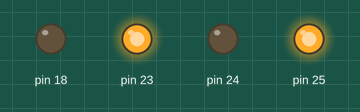
Simulated run of this program. Board: Raspberry Pi (wiringPi pin numbers). Shown: output pins drawn as LEDs (lit = HIGH). Pin numbers are wiringPi numbers. At 24.0 s the program stops and its outputs stay as they are.

Above: at 0.1 s.
At 10.1 s:
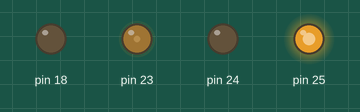
At 14.1 s:
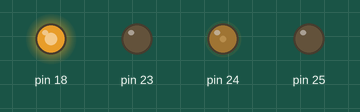
At 15.1 s:
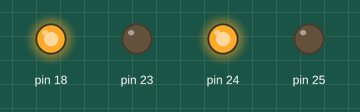
At 20.1 s:
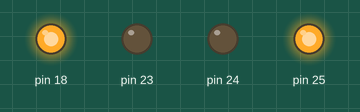
At 24.1 s:
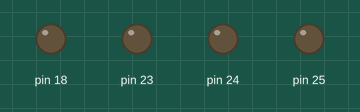
Timing chart, 0 to 25.5 s (numbered marks = the images above):
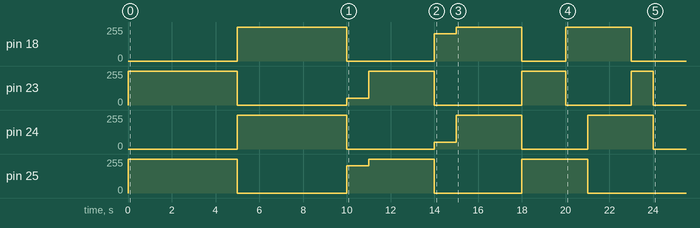

The program:

first_task.py
```python
from motor import Tesla_motor
import wiringpi as wp
from time import sleep

def my():
    wp.wiringPiSetupGpio()
    wp.wiringPiSetup()
    tesla  = Tesla_motor(23,18,25,24)
    tesla.allStop()
    #1
    tesla.forwardDrive()
    sleep(5)
    tesla.allStop()
    #2
    tesla.reverseDrive()
    sleep(5)
    tesla.allStop()
    #3
    tesla.forwardTurnLeft()
    sleep(1)
    tesla.allStop()
    tesla.forwardDrive()
    sleep(3)
    tesla.allStop()
    #4
    tesla.reverseTurnRight()
    sleep(1)
    tesla.allStop()
    tesla.reverseDrive()
    sleep(3)
    tesla.allStop()
    #5
    tesla.forwardDrive()
    sleep(2)
    tesla.allStop()
    tesla.spinLeft()
    sleep(1)
    tesla.allStop()
    #6
    tesla.reverseDrive()
    sleep(2)
    tesla.allStop()
    tesla.SpinRight()
    sleep(1)
    tesla.allStop()

my()
```

motor.py
```python
"""
Muslim Kholjuraev
"""

from gpiozero import PWMOutputDevice
from time import sleep

class Tesla_motor:

    def __init__(self, pin1, pin2, pin3, pin4):

        # Motor A, Left Side GPIO CONSTANTS
        self.PWM_FORWARD_LEFT_PIN = pin1   # IN1 - Forward Drive 18
        self.PWM_REVERSE_LEFT_PIN = pin2   # IN2 - Reverse Drive 23

        # Motor B, Right Side GPIO CONSTANTS
        self.PWM_FORWARD_RIGHT_PIN = pin3  # IN1 - Forward Drive 24
        self.PWM_REVERSE_RIGHT_PIN = pin4  # IN2 - Reverse Drive 25
        self.set_pwm()

    def set_pwm(self):

        # Initialise objects for H-Bridge PWM pins
        # Set initial duty cycle to 0 and frequency to 1000
        self.forwardLeft = PWMOutputDevice(self.PWM_FORWARD_LEFT_PIN, True, 0, 100)
        self.reverseLeft = PWMOutputDevice(self.PWM_REVERSE_LEFT_PIN, True, 0, 100)

        self.forwardRight = PWMOutputDevice(self.PWM_FORWARD_RIGHT_PIN, True, 0, 100)
        self.reverseRight = PWMOutputDevice(self.PWM_REVERSE_RIGHT_PIN, True, 0, 100)


    def allStop(self):
        self.forwardLeft.value = 0
        self.reverseLeft.value = 0
        self.forwardRight.value = 0
        self.reverseRight.value = 0

    def forwardDrive(self):
        self.forwardLeft.value = 1.0
        self.reverseLeft.value = 0
        self.forwardRight.value = 1.0
        self.reverseRight.value = 0

    def reverseDrive(self):
        self.forwardLeft.value = 0
        self.reverseLeft.value = 1.0
        self.forwardRight.value = 0
        self.reverseRight.value = 1.0

    def spinLeft(self):
        self.forwardLeft.value = 0
        self.reverseLeft.value = 1.0
        self.forwardRight.value = 1.0
        self.reverseRight.value = 0

    def SpinRight(self):
        self.forwardLeft.value = 1.0
        self.reverseLeft.value = 0
        self.forwardRight.value = 0
        self.reverseRight.value = 1.0

    def forwardTurnLeft(self):
        self.forwardLeft.value = 0.2
        self.reverseLeft.value = 0
        self.forwardRight.value = 0.8
        self.reverseRight.value = 0

    def forwardTurnRight(self):
        self.forwardLeft.value = 0.8
        self.reverseLeft.value = 0
        self.forwardRight.value = 0.2
        self.reverseRight.value = 0

    def reverseTurnLeft(self):
        self.forwardLeft.value = 0
        self.reverseLeft.value = 0.2
        self.forwardRight.value = 0
        self.reverseRight.value = 0.8

    def reverseTurnRight(self):
        self.forwardLeft.value = 0
        self.reverseLeft.value = 0.8
        self.forwardRight.value = 0
        self.reverseRight.value = 0.2
    def run_very_slow(self):
        self.forwardLeft.value = 0.1
        self.reverseLeft.value = 0.1
        self.forwardRight.value = 0.1
        self.reverseRight.value = 0.1

    '''def main():

    allStop()
    forwardDrive()
    sleep(5)
    reverseDrive()
    sleep(5)
    spinLeft()
    sleep(5)
    SpinRight()
    sleep(5)
    forwardTurnLeft()
    sleep(5)
    forwardTurnRight()
    sleep(5)
    reverseTurnLeft()
    sleep(5)
    reverseTurnRight()
    sleep(5)
    allStop()


'''
```

Measured:
- by itself, pin 18: 0/255 → 255/255 at 5.0 s, → 0/255 5.0 s later, → 204/255 4.0 s later, → 255/255 1.0 s later, … (7 changes in this stretch)
- by itself, pin 23: 0/255 → 255/255 at 0.00 s, → 0/255 5.0 s later, → 51/255 5.0 s later, → 255/255 1.0 s later, … (9 changes in this stretch)
- by itself, pin 24: 0/255 → 255/255 at 5.0 s, → 0/255 5.0 s later, → 51/255 4.0 s later, → 255/255 1.0 s later, … (7 changes in this stretch)
- by itself, pin 25: 0/255 → 255/255 at 0.00 s, → 0/255 5.0 s later, → 204/255 5.0 s later, → 255/255 1.0 s later, … (7 changes in this stretch)
